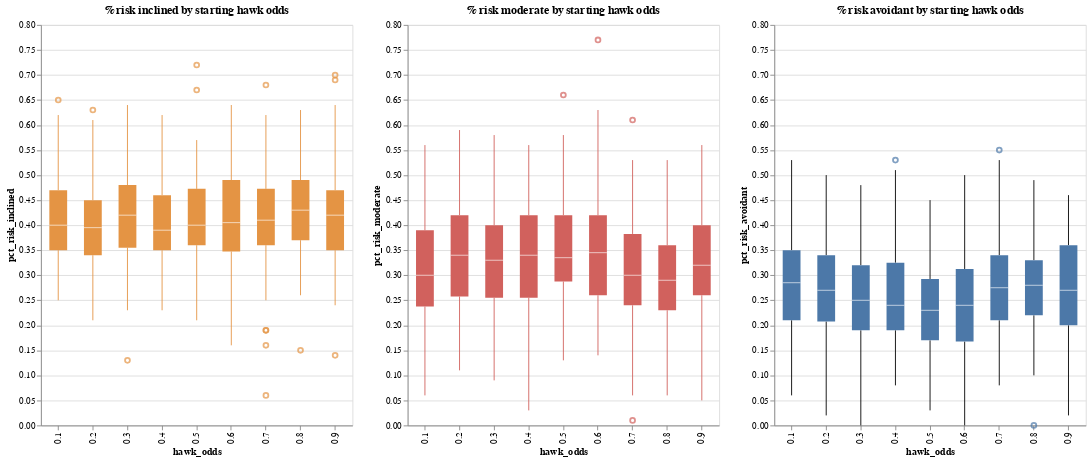

Notebook code for this chart:
### Markdown cell above
### how do the distributions compare?

### Code cell
boxplot_risk_inclined = alt.Chart(converged_df).mark_boxplot(size=20, color="#e49444").encode(
    x='hawk_odds:N',
    y='pct_risk_inclined',
).properties(
    title="% risk inclined by starting hawk odds",
    width=350, height=450)

boxplot_risk_moderate = alt.Chart(converged_df).mark_boxplot(size=20, color="#d1615d").encode(
    x='hawk_odds:N',
    y='pct_risk_moderate',
).properties(
    title="% risk moderate by starting hawk odds",
     width=350, height=450
)


boxplot_risk_avoidant = alt.Chart(converged_df).mark_boxplot(size=20).encode(
    x='hawk_odds:N',
    y='pct_risk_avoidant',
).properties(
    title="% risk avoidant by starting hawk odds",
     width=350, height=450
)
(boxplot_risk_inclined | boxplot_risk_moderate | boxplot_risk_avoidant).resolve_scale(y='shared')

### Figure 1 — Vega-Lite specification as saved in the notebook (floating-point values rounded to 4 significant figures; data arrays with more than 128 entries replaced by an {"elided": "..."} marker saying what was removed)
{"config": {"view": {"continuousWidth": 300, "continuousHeight": 300}}, "hconcat": [{"mark": {"type": "boxplot", "color": "#e49444", "size": 20}, "encoding": {"x": {"field": "hawk_odds", "type": "nominal"}, "y": {"field": "pct_risk_inclined", "type": "quantitative"}}, "height": 450, "title": "% risk inclined by starting hawk odds", "width": 350}, {"mark": {"type": "boxplot", "color": "#d1615d", "size": 20}, "encoding": {"x": {"field": "hawk_odds", "type": "nominal"}, "y": {"field": "pct_risk_moderate", "type": "quantitative"}}, "height": 450, "title": "% risk moderate by starting hawk odds", "width": 350}, {"mark": {"type": "boxplot", "size": 20}, "encoding": {"x": {"field": "hawk_odds", "type": "nominal"}, "y": {"field": "pct_risk_avoidant", "type": "quantitative"}}, "height": 450, "title": "% risk avoidant by starting hawk odds", "width": 350}], "data": {"name": "data-cc6bb78cd4973aa8587615eb69458c02"}, "resolve": {"scale": {"y": "shared"}}, "$schema": "https://vega.github.io/schema/vega-lite/v5.20.1.json", "datasets": {"data-cc6bb78cd4973aa8587615eb69458c02": {"elided": "818 records"}}}
